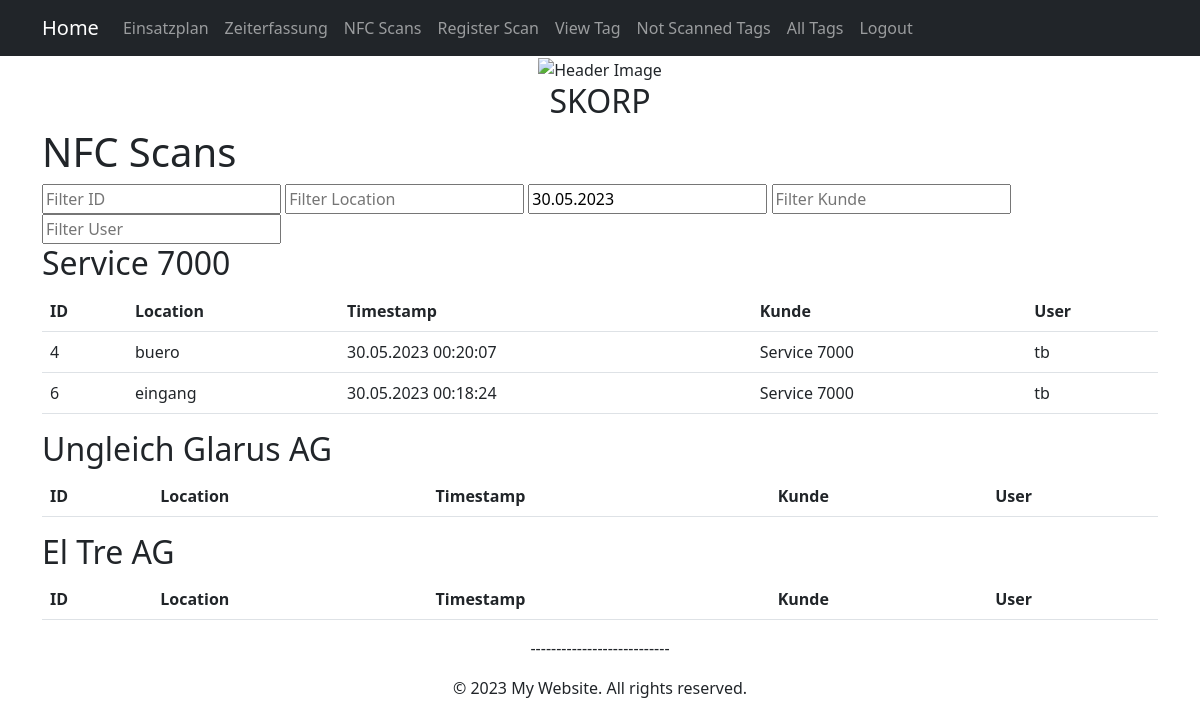
/nfc/scan/list/ (signed in), run on an earlier commit of the app's database.
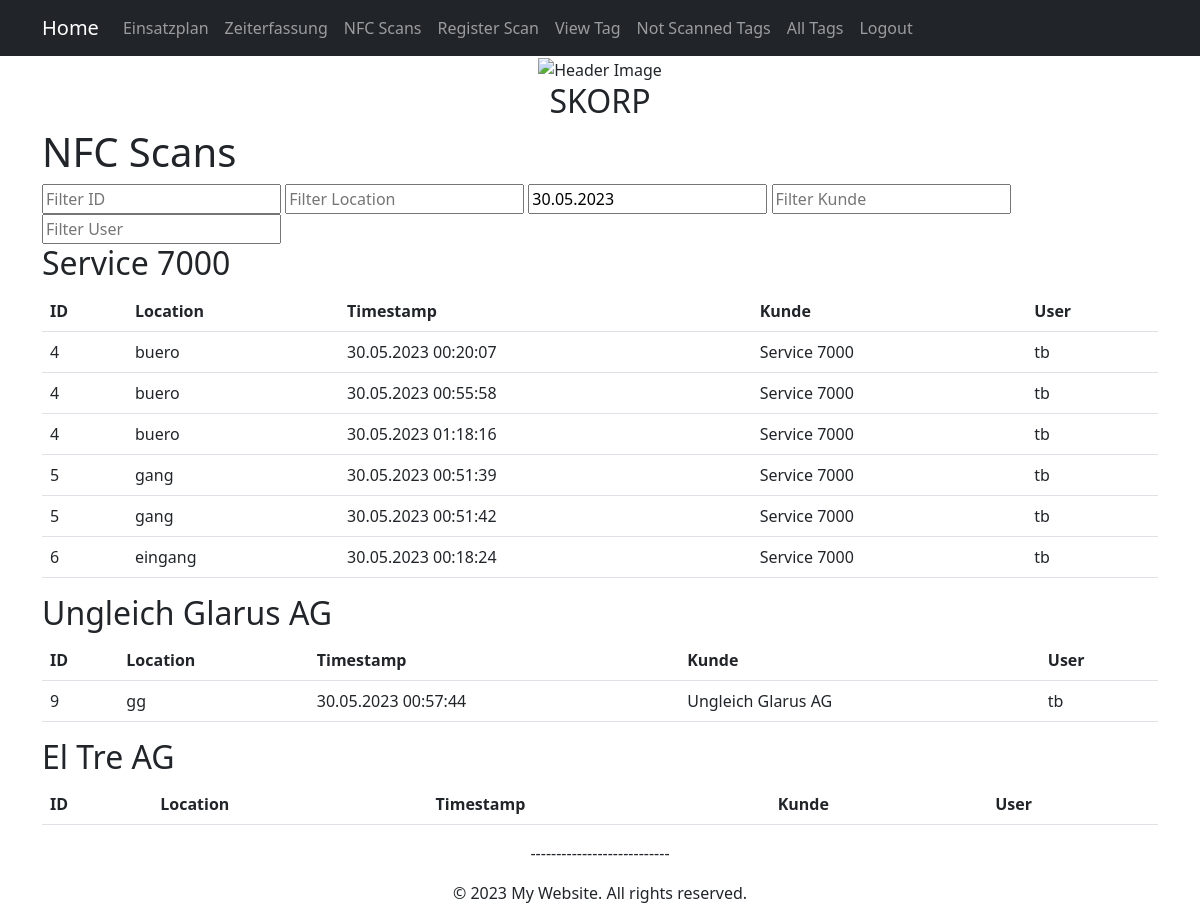
And on a later commit of the database.
### kundendatenbank/models.py (models this page shows, shortened)
class Kunden(models.Model):
    name = models.CharField(max_length=200, blank=False, null=False)
    adresse = models.CharField(max_length=200, blank=False, null=False)
    telefonnummer = models.CharField(max_length=15, blank=False, null=False)
    email = models.EmailField(max_length=200, blank=True, null=True)
    stundenansatz = models.DecimalField(max_digits=5, decimal_places=2, blank=False, null=False)
    def __str__(self):
        return self.name

### nfc/models.py (models this page shows, shortened)
class NfcTag(models.Model):
    kunde = models.ForeignKey(Kunden, on_delete=models.CASCADE, related_name='nfctags', null=True, blank=True)
    location = models.CharField(max_length=200)

class NfcScan(models.Model):
    user = models.ForeignKey(User, on_delete=models.CASCADE)
    tag = models.ForeignKey(NfcTag, on_delete=models.CASCADE)
    timestamp = models.DateTimeField(default=timezone.now)
    image = models.ImageField(upload_to='nfc_scans/', blank=True, null=True)
    comment = models.TextField(blank=True, null=True)

### nfc/views.py (the view)
# urls.py: path('scan/list/', views.scan_list, name='scan_list'),
@login_required
def scan_list(request):
    kunden = Kunden.objects.annotate()
    today = date.today()
    return render(request, 'scan_list.html', {'kunden': kunden, 'today': today})

### templates/scan_list.html (shortened to what this page needs)
{% extends 'base.html' %}
{% load tz %}
{% block content %}
  <h1>NFC Scans</h1>
  <form id="filterForm">
    <input type="text" id="idFilter" placeholder="Filter ID">
    <input type="text" id="locationFilter" placeholder="Filter Location">
    <input type="text" id="timestampFilter" placeholder="Filter Timestamp" value="{{ today|date:'d.m.Y' }}">
    <input type="text" id="kundeFilter" placeholder="Filter Kunde">
    <input type="text" id="userFilter" placeholder="Filter User">
  </form>
  {% for kunde in kunden %}
    {% if kunde.nfctags.exists %}
      <h2>{{ kunde.name }}</h2>
      <table class="table" id="scanTable_{{ kunde.id }}">
        <thead>
          <tr>
            <th>ID</th>
            <th>Location</th>
            <th>Timestamp</th>
            <th>Kunde</th>
            <th>User</th>
          </tr>
        </thead>
        <tbody>
          {% for tag in kunde.nfctags.all %}
            {% for scan in tag.nfcscan_set.all %}
              {% if scan.user == request.user and scan.timestamp|date:'d.m.Y' == today|date:'d.m.Y' %}
                <tr>
                  <td>{{ tag.id }}</td>
                  <td>{{ tag.location }}</td>
                  <td>{{ scan.timestamp|date:"d.m.Y H:i:s" }}</td>
                  <td>{{ tag.kunde }}</td>
                  <td>{{ scan.user }}</td>
                </tr>
              {% endif %}
            {% endfor %}
          {% endfor %}
        </tbody>
      </table>
    {% endif %}
  {% empty %}
    <p>No NFC scans found.</p>
  {% endfor %}
{% endblock %}

What changed in the data, as far as the page shows it:
added NfcScan: {{ tag.id }} "4", {{ tag.location }} "buero", timestamp "30.05.2023 00:55:58", {{ tag.kunde }} "Service 7000", user "tb", shown under NfcTag "buero"
added NfcScan: {{ tag.id }} "4", {{ tag.location }} "buero", timestamp "30.05.2023 01:18:16", {{ tag.kunde }} "Service 7000", user "tb", shown under NfcTag "buero"
now on this page (row unchanged): NfcTag: id "5", location "gang", kunde "Service 7000"
added NfcScan: timestamp "30.05.2023 00:51:39", user "tb"
added NfcScan: timestamp "30.05.2023 00:51:42", user "tb"
now on this page (row unchanged): NfcTag: id "9", location "gg", kunde "Ungleich Glarus AG"
added NfcScan: timestamp "30.05.2023 00:57:44", user "tb"
